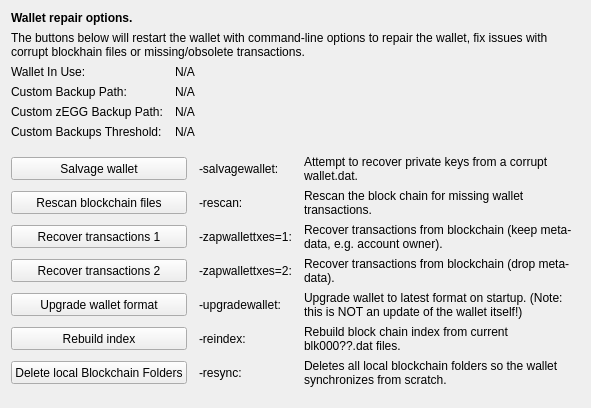
     <widget class="QWidget" name="tab_repair">
      <attribute name="title">
       <string>&amp;Wallet Repair</string>
      </attribute>
      <layout class="QGridLayout" name="gridLayout_4" columnstretch="0,0,0,0">
       <property name="horizontalSpacing">
        <number>12</number>
       </property>
       <item row="0" column="0" colspan="4">
        <widget class="QLabel" name="label_repair_header">
         <property name="font">
          <font>
           <weight>75</weight>
           <bold>true</bold>
          </font>
         </property>
         <property name="text">
          <string>Wallet repair options.</string>
         </property>
        </widget>
       </item>
       <item row="1" column="0" colspan="4">
        <widget class="QLabel" name="label_repair_helptext">
         <property name="font">
          <font>
           <weight>50</weight>
           <bold>false</bold>
          </font>
         </property>
         <property name="text">
          <string>The buttons below will restart the wallet with command-line options to repair the wallet, fix issues with corrupt blockhain files or missing/obsolete transactions.</string>
         </property>
         <property name="wordWrap">
          <bool>true</bool>
         </property>
        </widget>
       </item>
       <item row="2" column="0">
        <widget class="QLabel" name="wallet_path_label">
         <property name="text">
          <string>Wallet In Use:</string>
         </property>
        </widget>
       </item>
       <item row="2" column="1" colspan="3">
        <widget class="QLabel" name="wallet_path">
         <property name="cursor">
          <cursorShape>IBeamCursor</cursorShape>
         </property>
         <property name="text">
          <string>N/A</string>
         </property>
         <property name="textFormat">
          <enum>Qt::PlainText</enum>
         </property>
         <property name="textInteractionFlags">
          <set>Qt::LinksAccessibleByMouse|Qt::TextSelectableByKeyboard|Qt::TextSelectableByMouse</set>
         </property>
        </widget>
       </item>
       <item row="3" column="0">
        <widget class="QLabel" name="wallet_custombackuppath_label">
         <property name="visible">
          <bool>false</bool>
         </property>
         <property name="text">
          <string>Custom Backup Path:</string>
         </property>
        </widget>
       </item>
       <item row="3" column="1" colspan="3">
        <widget class="QLabel" name="wallet_custombackuppath">
         <property name="cursor">
          <cursorShape>IBeamCursor</cursorShape>
         </property>
         <property name="visible">
          <bool>false</bool>
         </property>
         <property name="text">
          <string>N/A</string>
         </property>
         <property name="textFormat">
          <enum>Qt::PlainText</enum>
         </property>
         <property name="textInteractionFlags">
          <set>Qt::LinksAccessibleByMouse|Qt::TextSelectableByKeyboard|Qt::TextSelectableByMouse</set>
         </property>
        </widget>
       </item>
       <item row="4" column="0">
        <widget class="QLabel" name="wallet_customzeggbackuppath_label">
         <property name="visible">
          <bool>false</bool>
         </property>
         <property name="text">
          <string>Custom zEGG Backup Path:</string>
         </property>
        </widget>
       </item>
       <item row="4" column="1" colspan="3">
        <widget class="QLabel" name="wallet_customzeggbackuppath">
         <property name="cursor">
          <cursorShape>IBeamCursor</cursorShape>
         </property>
         <property name="visible">
          <bool>false</bool>
         </property>
         <property name="text">
          <string>N/A</string>
         </property>
         <property name="textFormat">
          <enum>Qt::PlainText</enum>
         </property>
         <property name="textInteractionFlags">
          <set>Qt::LinksAccessibleByMouse|Qt::TextSelectableByKeyboard|Qt::TextSelectableByMouse</set>
         </property>
        </widget>
       </item>
       <item row="5" column="0">
        <widget class="QLabel" name="wallet_custombackupthreshold_label">
         <property name="visible">
          <bool>false</bool>
         </property>
         <property name="text">
          <string>Custom Backups Threshold:</string>
         </property>
        </widget>
       </item>
       <item row="5" column="1" colspan="3">
        <widget class="QLabel" name="wallet_custombackupthreshold">
         <property name="cursor">
          <cursorShape>IBeamCursor</cursorShape>
         </property>
         <property name="visible">
          <bool>false</bool>
         </property>
         <property name="text">
          <string>N/A</string>
         </property>
         <property name="textFormat">
          <enum>Qt::PlainText</enum>
         </property>
         <property name="textInteractionFlags">
          <set>Qt::LinksAccessibleByMouse|Qt::TextSelectableByKeyboard|Qt::TextSelectableByMouse</set>
         </property>
        </widget>
       </item>
       <item row="6" column="0">
        <spacer name="verticalSpacer_repair1">
         <property name="orientation">
          <enum>Qt::Vertical</enum>
         </property>
         <property name="sizeHint" stdset="0">
          <size>
           <width>10</width>
           <height>10</height>
          </size>
         </property>
        </spacer>
       </item>
       <item row="7" column="0" colspan="2">
        <widget class="QPushButton" name="btn_salvagewallet">
         <property name="minimumSize">
          <size>
           <width>100</width>
           <height>23</height>
          </size>
         </property>
         <property name="text">
          <string>Salvage wallet</string>
         </property>
        </widget>
       </item>
       <item row="7" column="2">
        <widget class="QLabel" name="label_repair_salvage_command">
         <property name="text">
          <string notr="true">-salvagewallet:</string>
         </property>
        </widget>
       </item>
       <item row="7" column="3">
        <widget class="QLabel" name="label_repair_salvage">
         <property name="text">
          <string>Attempt to recover private keys from a corrupt wallet.dat.</string>
         </property>
         <property name="wordWrap">
          <bool>true</bool>
         </property>
        </widget>
       </item>
       <item row="8" column="0" colspan="2">
        <widget class="QPushButton" name="btn_rescan">
         <property name="minimumSize">
          <size>
           <width>100</width>
           <height>23</height>
          </size>
         </property>
         <property name="text">
          <string>Rescan blockchain files</string>
         </property>
        </widget>
       </item>
       <item row="8" column="2">
        <widget class="QLabel" name="label_repair_rescan_command">
         <property name="text">
          <string notr="true">-rescan:</string>
         </property>
        </widget>
       </item>
       <item row="8" column="3">
        <widget class="QLabel" name="label_repair_rescan">
         <property name="text">
          <string>Rescan the block chain for missing wallet transactions.</string>
         </property>
         <property name="wordWrap">
          <bool>true</bool>
         </property>
        </widget>
       </item>
       <item row="9" column="0" colspan="2">
        <widget class="QPushButton" name="btn_zapwallettxes1">
         <property name="minimumSize">
          <size>
           <width>100</width>
           <height>23</height>
          </size>
         </property>
         <property name="text">
          <string>Recover transactions 1</string>
         </property>
        </widget>
       </item>
       <item row="9" column="2">
        <widget class="QLabel" name="label_repair_zap1_command">
         <property name="text">
          <string notr="true">-zapwallettxes=1:</string>
         </property>
        </widget>
       </item>
       <item row="9" column="3">
        <widget class="QLabel" name="label_repair_zap1">
         <property name="text">
          <string>Recover transactions from blockchain (keep meta-data, e.g. account owner).</string>
         </property>
         <property name="wordWrap">
          <bool>true</bool>
         </property>
        </widget>
       </item>
       <item row="10" column="0" colspan="2">
        <widget class="QPushButton" name="btn_zapwallettxes2">
         <property name="minimumSize">
          <size>
           <width>100</width>
           <height>23</height>
          </size>
         </property>
         <property name="text">
          <string>Recover transactions 2</string>
         </property>
        </widget>
       </item>
       <item row="10" column="2">
        <widget class="QLabel" name="label_repair_zap2_command">
         <property name="text">
          <string notr="true">-zapwallettxes=2:</string>
         </property>
        </widget>
       </item>
       <item row="10" column="3">
        <widget class="QLabel" name="label_repair_zap2">
         <property name="text">
          <string>Recover transactions from blockchain (drop meta-data).</string>
         </property>
         <property name="wordWrap">
          <bool>true</bool>
         </property>
        </widget>
       </item>
       <item row="11" column="0" colspan="2">
        <widget class="QPushButton" name="btn_upgradewallet">
         <property name="minimumSize">
          <size>
           <width>100</width>
           <height>23</height>
          </size>
         </property>
         <property name="text">
          <string>Upgrade wallet format</string>
         </property>
        </widget>
       </item>
       <item row="11" column="2">
        <widget class="QLabel" name="label_repair_upgrade_command">
         <property name="text">
          <string notr="true">-upgradewallet:</string>
         </property>
        </widget>
       </item>
       <item row="11" column="3">
        <widget class="QLabel" name="label_repair_upgrade">
         <property name="text">
          <string>Upgrade wallet to latest format on startup. (Note: this is NOT an update of the wallet itself!)</string>
         </property>
         <property name="wordWrap">
          <bool>true</bool>
         </property>
        </widget>
       </item>
       <item row="12" column="0" colspan="2">
        <widget class="QPushButton" name="btn_reindex">
         <property name="minimumSize">
          <size>
           <width>100</width>
           <height>23</height>
          </size>
         </property>
         <property name="text">
          <string>Rebuild index</string>
         </property>
        </widget>
       </item>
       <item row="12" column="2">
        <widget class="QLabel" name="label_repair_reindex_command">
         <property name="text">
          <string notr="true">-reindex:</string>
         </property>
        </widget>
       </item>
       <item row="12" column="3">
        <widget class="QLabel" name="label_repair_reindex">
         <property name="text">
          <string>Rebuild block chain index from current blk000??.dat files.</string>
         </property>
         <property name="wordWrap">
          <bool>true</bool>
         </property>
        </widget>
       </item>
       <item row="13" column="0" colspan="2">
        <widget class="QPushButton" name="btn_resync">
         <property name="minimumSize">
          <size>
           <width>100</width>
           <height>23</height>
          </size>
         </property>
         <property name="text">
          <string>Delete local Blockchain Folders</string>
         </property>
        </widget>
       </item>
       <item row="13" column="2">
        <widget class="QLabel" name="label_repair_resync_command">
         <property name="text">
          <string>-resync:</string>
         </property>
        </widget>
       </item>
       <item row="13" column="3">
        <widget class="QLabel" name="label_repair_resync">
         <property name="text">
          <string>Deletes all local blockchain folders so the wallet synchronizes from scratch.</string>
         </property>
         <property name="wordWrap">
          <bool>true</bool>
         </property>
        </widget>
       </item>
       <item row="14" column="0">
        <spacer name="verticalSpacer_repair2">
         <property name="orientation">
          <enum>Qt::Vertical</enum>
         </property>
         <property name="sizeHint" stdset="0">
          <size>
           <width>20</width>
           <height>10</height>
          </size>
         </property>
        </spacer>
       </item>
      </layout>
     </widget>
